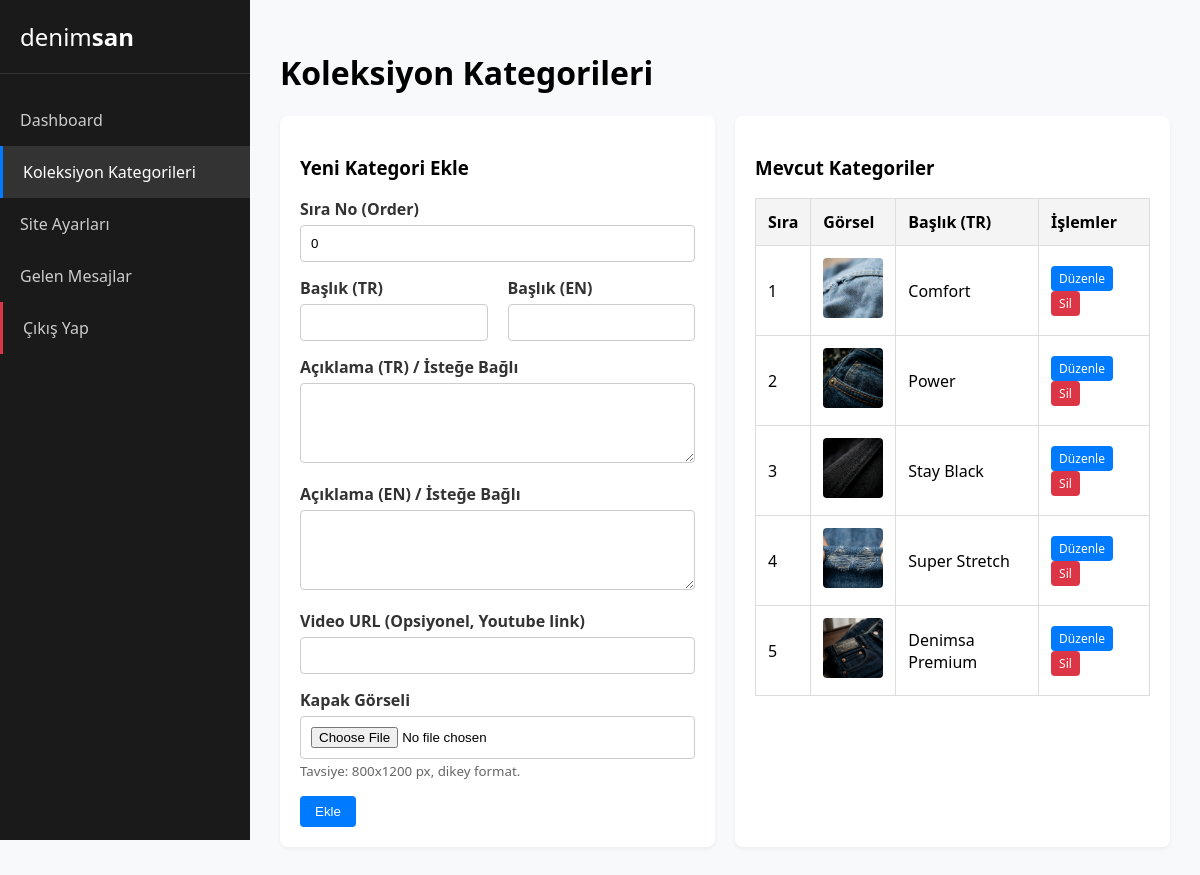
The page /admin/pages/categories.php (signed in) on the database its author committed.
### tables this page shows
CREATE TABLE IF NOT EXISTS `collection_categories` (
  `id` INT AUTO_INCREMENT PRIMARY KEY,
  `title_tr` VARCHAR(255) NOT NULL,
  `title_en` VARCHAR(255) NOT NULL,
  `description_tr` TEXT,
  `description_en` TEXT,
  `cover_image` VARCHAR(255),
  `video_url` VARCHAR(255) DEFAULT NULL,
  `order_num` INT DEFAULT 0,
  `is_active` BOOLEAN DEFAULT TRUE,
  `created_at` TIMESTAMP DEFAULT CURRENT_TIMESTAMP,
  `updated_at` TIMESTAMP DEFAULT CURRENT_TIMESTAMP ON UPDATE CURRENT_TIMESTAMP
);

### admin/pages/categories.php (the view, shortened to what this page needs)
<?php
require_once '../../includes/db.php';
$editMode = isset($_GET['edit']);
$catData = [
    'title_tr' => '', 'title_en' => '',
    'description_tr' => '', 'description_en' => '',
    'video_url' => '', 'order_num' => 0
];
$categories = $pdo->query("SELECT * FROM collection_categories ORDER BY order_num ASC")->fetchAll();
?>
<!DOCTYPE html>
<html lang="tr">
<head>
</head>
<body>
    <div class="sidebar">
        <div class="sidebar-logo">denim<strong>san</strong></div>
        <a href="../index.php" class="nav-link">Dashboard</a>
        <a href="categories.php" class="nav-link active">Koleksiyon Kategorileri</a>
        <a href="settings.php" class="nav-link">Site Ayarları</a>
        <a href="messages.php" class="nav-link">Gelen Mesajlar</a>
        <a href="../logout.php" class="nav-link" style="margin-top: auto; border-left: 3px solid #dc3545;">Çıkış Yap</a>
    </div>
    <div class="content">
        <h1>Koleksiyon Kategorileri</h1>
        <div class="grid-2">
            <div class="card">
                <h3><?= $editMode ? 'Kategoriyi Düzenle' : 'Yeni Kategori Ekle' ?></h3>
                <form method="POST" enctype="multipart/form-data">
                    <div class="form-group">
                        <label>Sıra No (Order)</label>
                        <input type="number" name="order_num" value="<?= htmlspecialchars($catData['order_num']) ?>" required>
                    </div>
                    <div class="grid-2">
                        <div class="form-group">
                            <label>Başlık (TR)</label>
                            <input type="text" name="title_tr" value="<?= htmlspecialchars($catData['title_tr']) ?>" required>
                        </div>
                        <div class="form-group">
                            <label>Başlık (EN)</label>
                            <input type="text" name="title_en" value="<?= htmlspecialchars($catData['title_en']) ?>" required>
                        </div>
                    </div>
                    <div class="form-group">
                        <label>Açıklama (TR) / İsteğe Bağlı</label>
                        <textarea name="description_tr"><?= htmlspecialchars($catData['description_tr']) ?></textarea>
                    </div>
                    <div class="form-group">
                        <label>Açıklama (EN) / İsteğe Bağlı</label>
                        <textarea name="description_en"><?= htmlspecialchars($catData['description_en']) ?></textarea>
                    </div>
                    <div class="form-group">
                        <label>Video URL (Opsiyonel, Youtube link)</label>
                        <input type="text" name="video_url" value="<?= htmlspecialchars($catData['video_url']) ?>">
                    </div>
                    <div class="form-group">
                        <label>Kapak Görseli</label>
                        <input type="file" name="cover_image" accept="image/*" <?= $editMode ? '' : 'required' ?>>
                        <small style="color:#666;">Tavsiye: 800x1200 px, dikey format.</small>
                    </div>
                    <button type="submit" class="btn"><?= $editMode ? 'Güncelle' : 'Ekle' ?></button>
                </form>
            </div>
            <div class="card">
                <h3>Mevcut Kategoriler</h3>
                <table>
                    <thead>
                        <tr>
                            <th>Sıra</th>
                            <th>Görsel</th>
                            <th>Başlık (TR)</th>
                            <th>İşlemler</th>
                        </tr>
                    </thead>
                    <tbody>
                        <?php foreach($categories as $row): ?>
                        <tr>
                            <td><?= $row['order_num'] ?></td>
                            <td>
                                <?php if($row['cover_image']): ?>
                                    <img src="../../<?= $row['cover_image'] ?>" class="img-preview" style="max-width: 60px;">
                                <?php endif; ?>
                            </td>
                            <td><?= htmlspecialchars($row['title_tr']) ?></td>
                            <td>
                                <a href="categories.php?edit=<?= $row['id'] ?>" class="btn" style="padding: 4px 8px; font-size:12px;">Düzenle</a>
                                <a href="categories.php?delete=<?= $row['id'] ?>" class="btn btn-danger" style="padding: 4px 8px; font-size:12px;" onclick="return confirm('Silmek istediğinize emin misiniz?');">Sil</a>
                            </td>
                        </tr>
                        <?php endforeach; ?>
                    </tbody>
                </table>
            </div>
        </div>
    </div>
</body>
</html>

### admin/pages/categories.php (style rules this page uses)
body { font-family: 'Segoe UI', Tahoma, Geneva, Verdana, sans-serif; margin: 0; padding: 0; background-color: #f8f9fa; display: flex; }
.sidebar { width: 250px; background-color: #1a1a1a; color: white; min-height: 100vh; padding: 20px 0; position: fixed; }
.sidebar-logo { padding: 0 20px 20px; font-size: 24px; font-weight: 300; border-bottom: 1px solid #333; margin-bottom: 20px; }
.sidebar-logo strong { font-weight: 600; }
.nav-link { display: block; padding: 15px 20px; color: #ccc; text-decoration: none; transition: 0.3s; }
.nav-link:hover, .nav-link.active { background-color: #333; color: white; border-left: 3px solid #007bff; }
.content { margin-left: 250px; padding: 30px; width: calc(100% - 250px); box-sizing: border-box; }
.card { background: white; border-radius: 8px; box-shadow: 0 2px 4px rgba(0,0,0,0.05); padding: 20px; margin-bottom: 20px; }
.grid-2 { display: grid; grid-template-columns: 1fr 1fr; gap: 20px; }
.form-group { margin-bottom: 15px; }
label { display: block; font-weight: bold; margin-bottom: 5px; color: #333; }
input[type="text"], input[type="number"], textarea, input[type="file"] { width: 100%; padding: 10px; border: 1px solid #ccc; border-radius: 4px; box-sizing: border-box; }
textarea { height: 80px; resize: vertical; }
.btn { padding: 8px 15px; background-color: #007bff; color: white; border: none; border-radius: 4px; text-decoration: none; cursor: pointer; display: inline-block; }
.btn-danger { background-color: #dc3545; }
table { width: 100%; border-collapse: collapse; margin-top: 15px; }
th, td { padding: 12px; border: 1px solid #ddd; text-align: left; }
th { background-color: #f4f4f4; }
.img-preview { max-width: 100px; height: auto; border-radius: 4px; }

### rows shown on the page
collection_categories: order_num "1", cover_image (picture), title_tr "Comfort"
collection_categories: order_num "2", cover_image (picture), title_tr "Power"
collection_categories: order_num "3", cover_image (picture), title_tr "Stay Black"
collection_categories: order_num "4", cover_image (picture), title_tr "Super Stretch"
collection_categories: order_num "5", cover_image (picture), title_tr "Denimsa Premium"
